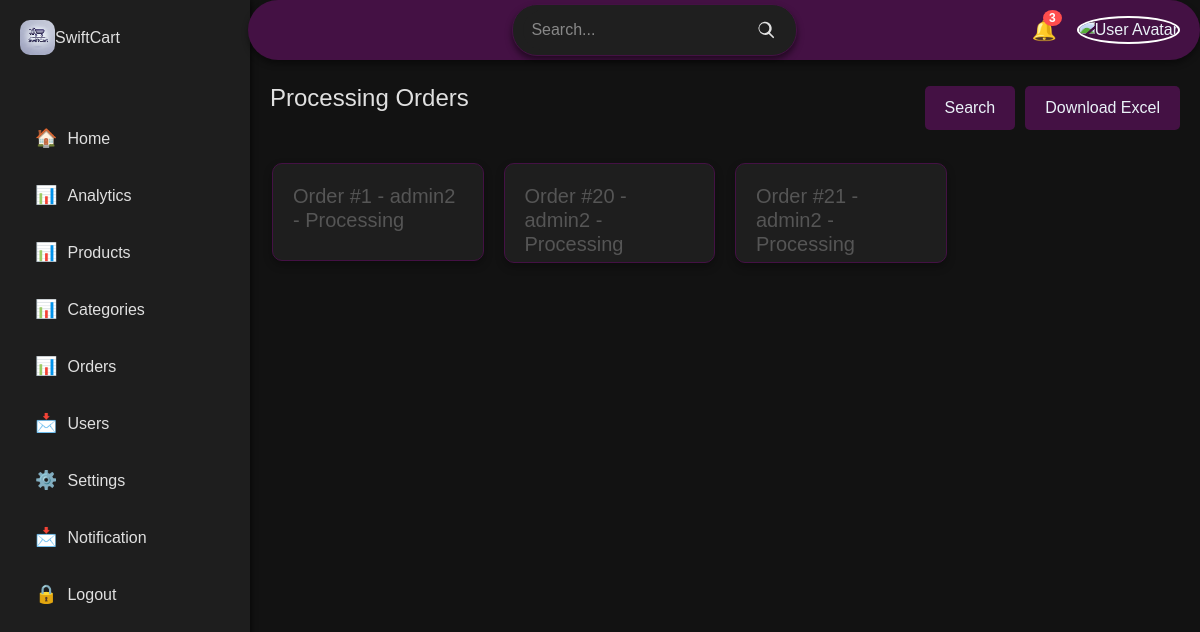
Page /dashboard/processing-orders on the earlier database version.
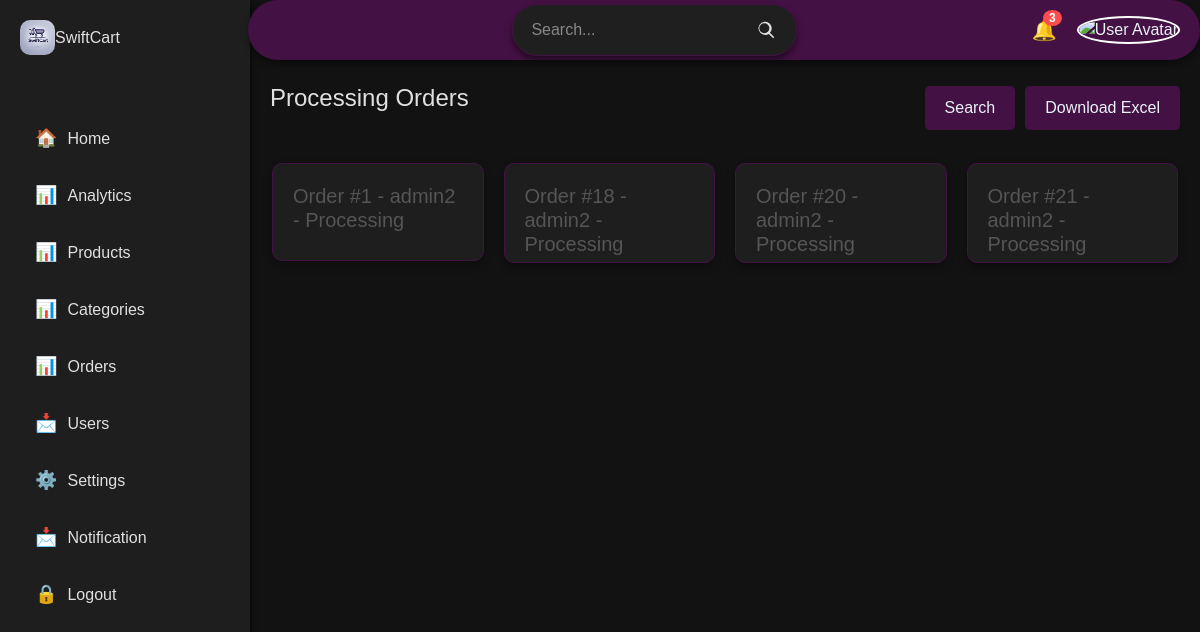
Same page on the later database version.
### payment/models.py (models this page shows, shortened)
class Order(models.Model):
    STATUS_CHOICES = [
        ('Pending', 'Pending'),
        ('Processing', 'Processing'),
        ('Shipped', 'Shipped'),
        ('Delivered', 'Delivered'),
        ('Cancelled', 'Cancelled'),
    ]
    user = models.ForeignKey(User, on_delete=models.CASCADE, related_name='orders', null=True, blank=True)
    session_key = models.CharField(max_length=255, null=True, blank=True)
    reference = models.CharField(max_length=100, unique=True)
    full_name = models.CharField(max_length=255, null=True)
    email = models.CharField(max_length=255, default='')
    shipping_address = models.CharField(max_length=255, null=True,)
    amount_paid = models.DecimalField(max_digits=10, decimal_places=2, default=0.0)
    status = models.CharField(max_length=20, choices=STATUS_CHOICES, default='Pending')
    date_ordered = models.DateTimeField(auto_now_add=True)
    updated_at = models.DateTimeField(auto_now=True)
    def __str__(self):
        if self.user:
            return f"Order #{self.id} - {self.user.username} - {self.status}"
        else:
            return f"Order #{self.id} - Guest - {self.status}"

### dashboard/views.py (the view)
# urls.py: path('processing-orders', views.processing_orders, name='processing-orders'),
def processing_orders(request):
    orders = Order.objects.filter(status__iexact='processing')
    return render(request, 'dashboard/processing_orders.html', {'orders':orders})

### dashboard/templates/dashboard/processing_orders.html (shortened to what this page needs)
{% extends 'dashboard/base.html' %}
{% load static %}
{% block content %}
<main class="main-content">
    <div class="header" style="margin-top: 4rem;">
        <h2>Processing Orders</h2>
        <div class="actions">
          <a href="{% url 'search-order' %}" class="btn add-user " id="searchbtn">Search</a>
          <a href="{% url 'download_orders_excel' %}" class="btn add-user" >Download Excel</a>
        </div>
      </div>
      <section class="analytics order">
        {% for order in orders %}
        <a href="{% url 'order' order.id %}" style="text-decoration: none;">
            <div class="card" style="min-height: 80px;">
                <h3>{{order}}</h3>
            </div>
        </a>
        {% endfor %}
    </section>
</main>
{% endblock %}

Differences in the rows shown:
now on this page (row edited): Order: user+id+status "Order #18 - admin2 - Processing"
